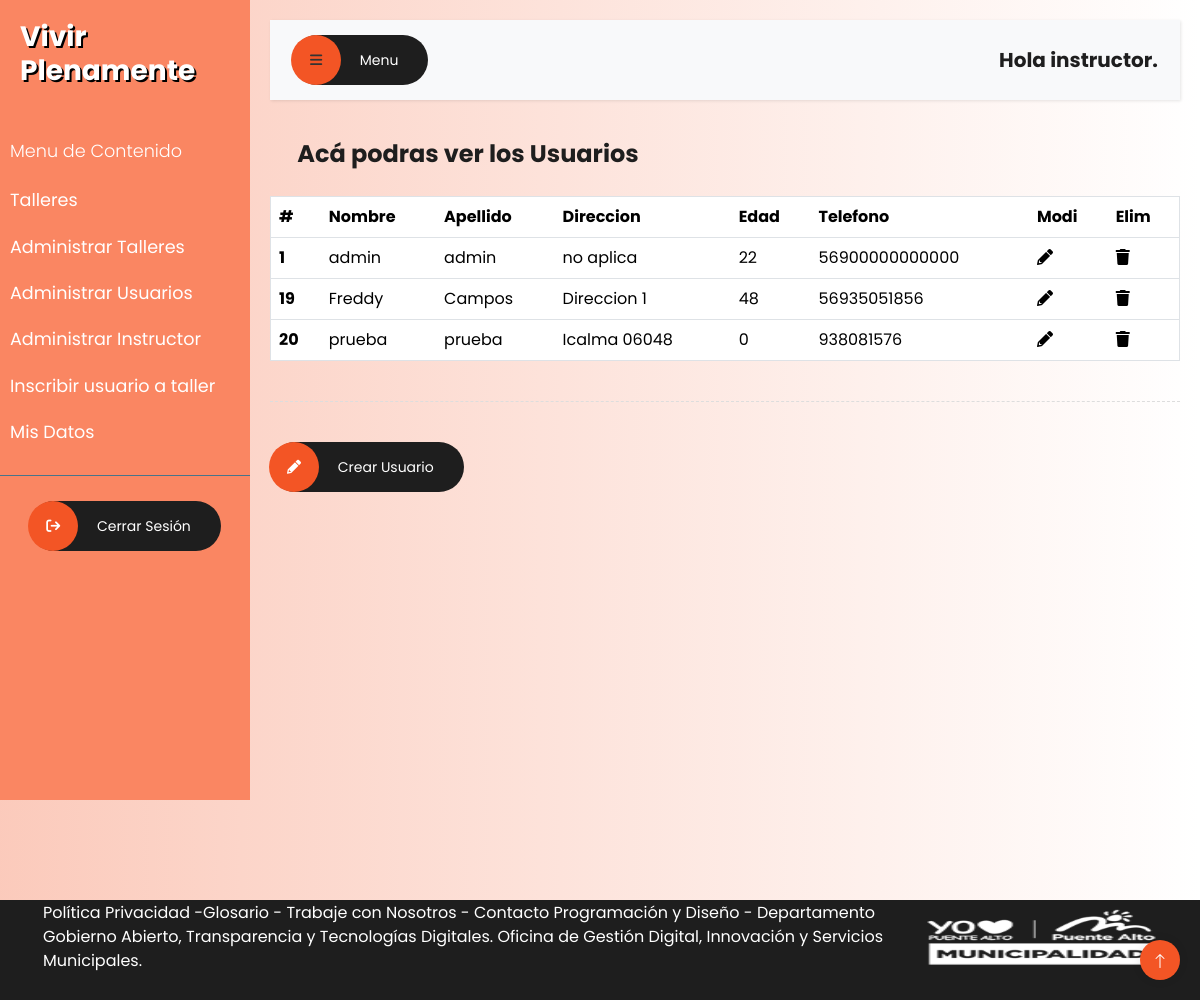
The app's page /administrarUsuariosFuncionario (signed in), older data.
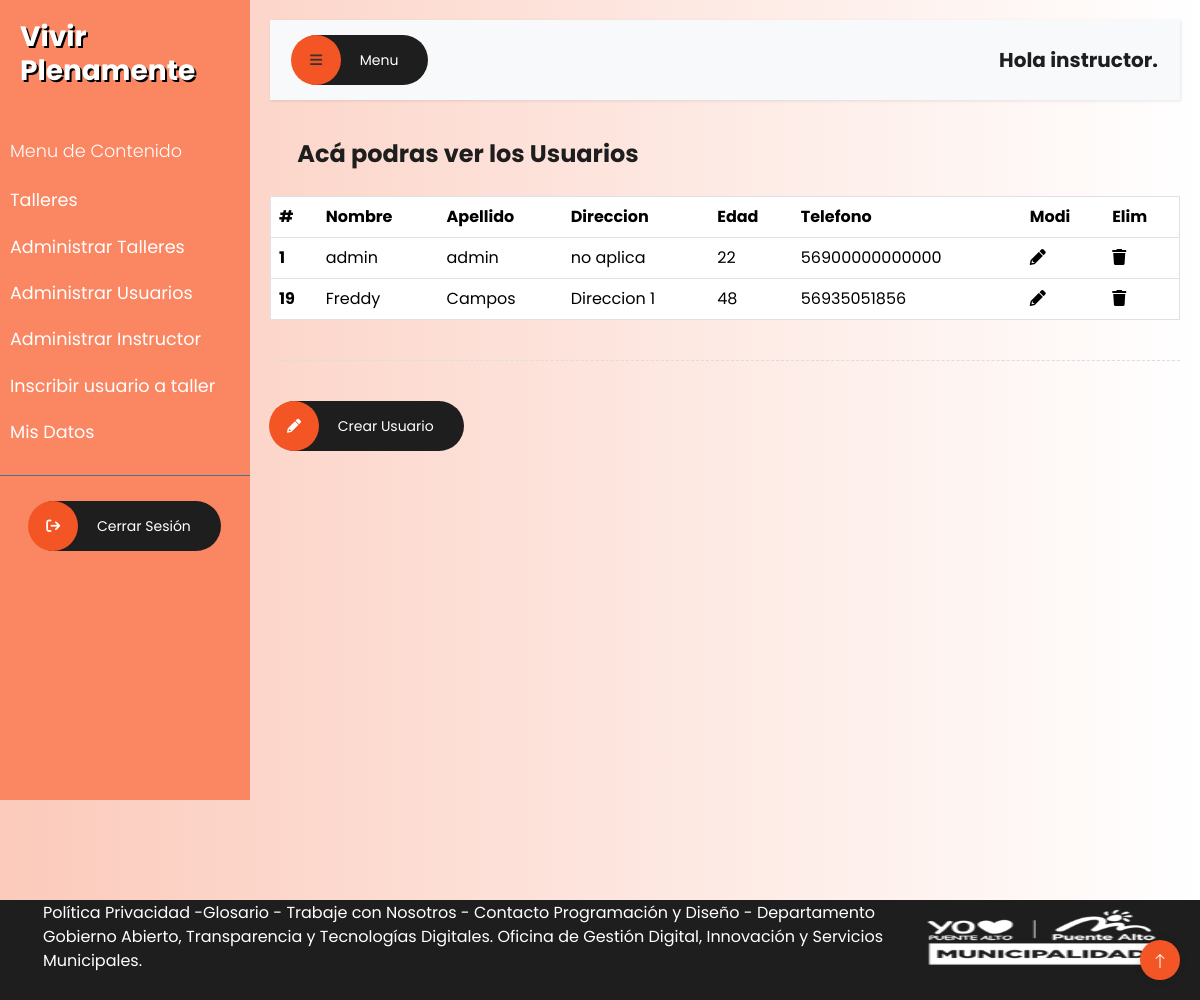
The same page, newer data.
### talleres/models.py (models this page shows, shortened)
class CustomUser(AbstractUser):
    telefono = models.IntegerField(blank=True, null=True)
    direccion = models.CharField(max_length=500, null=True)
    fecha_nacimiento = models.DateField(null=True)

### talleres/views.py (the view)
# urls.py: path('administrarUsuariosFuncionario', administrarUsuariosFuncionario, name='administrarUsuariosFuncionario'),
@user_passes_test(es_administrador)
def administrarUsuariosFuncionario(request):
    usuarios = CustomUser.objects.all()
    for usuario in usuarios:
        if usuario.fecha_nacimiento:
            hoy = date.today()
            edad = hoy.year - usuario.fecha_nacimiento.year - ((hoy.month, hoy.day) < (usuario.fecha_nacimiento.month, usuario.fecha_nacimiento.day))
            usuario.edad = edad
    return render(request,'core/mantenedores/usuarioFuncionario/administrarUsuariosFuncionario.html', {'usuarios': usuarios})

### talleres/views.py (called while the page is built)
def es_administrador(user):
    return user.is_authenticated and user.is_staff

### talleres/templates/core/mantenedores/usuarioFuncionario/administrarUsuariosFuncionario.html (shortened to what the changed rows need)
{% load static %}
<!DOCTYPE html>
<html lang="en">
  <head>
    <link
      href="https://cdn.jsdelivr.net/npm/bootstrap@5.3.2/dist/css/bootstrap.min.css"
      rel="stylesheet"
    />
    <link rel="stylesheet" href="{% static 'assets/css/fontawesome.css'%}" />
    <link
      rel="stylesheet"
      href="{% static 'assets/css/templatemo-villa-agency.css'%}"
    />
    <link rel="stylesheet" href="{% static 'assets/css/owl.css'%}" />
    <link rel="stylesheet" href="{% static 'assets/css/animate.css'%}" />
    <link rel="stylesheet" href="{% static 'assets/css/style.css'%}" />
    <link rel="stylesheet" href="{% static 'assets/css/styleLogueado.css'%}" />
    <link
      rel="stylesheet"
      href="https://unpkg.com/swiper@7/swiper-bundle.min.css"
    />
  </head>
  <body>
    <div class="wrapper">
      <div id="content">
        <table border="1" class="table">
          <thead class="thead-light">
            <tr>
              <th scope="col">#</th>
              <th scope="col">Nombre</th>
              <th scope="col">Apellido</th>
              <th scope="col">Direccion</th>
              <th scope="col">Edad</th>
              <th scope="col">Telefono</th>
              <th scope="col">Modi</th>
              <th scope="col">Elim</th>
            </tr>
          </thead>
          <tbody>
            {% for usuario in usuarios %}
            <tr>
              <th scope="row">{{ usuario.id }}</th>
              <td scope="col">{{ usuario.first_name }}</td>
              <td scope="col">{{ usuario.last_name }}</td>
              <td scope="col">{{ usuario.direccion }}</td>
              <td scope="col">{{ usuario.edad }}</td>
              <td scope="col">{{ usuario.telefono }}</td>
              <td scope="col">
                <a href="{% url 'modificarUsuarioFuncionario' usuario.id %}"
                  ><i class="fa fa-pencil" aria-hidden="true"></i
                ></a>
              </td>
              <td scope="col">
                <a href="#" onclick="eliminarUsuario({{ usuario.id }})"><i class="fa fa-trash" aria-hidden="true"></i></a>
              </td>
            </tr>
            {% endfor %}
          </tbody>
        </table>
      </div>
    </div>
  </body>
</html>

Row changes from the older to the newer data that the page shows:
removed CustomUser: id "20", first_name "prueba", last_name "prueba", direccion "Icalma 06048", edad "0", telefono "938081576"
